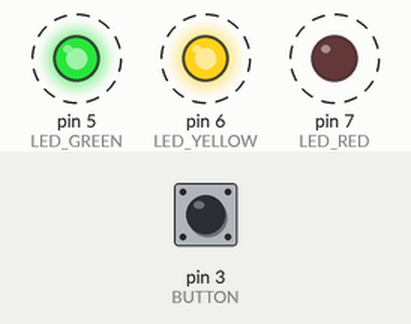
Bench run of a sketch on a simulated Arduino Uno, built with avr-gcc and run on an emulated ATmega328P. On the bench: output pins drawn as LEDs (lit = HIGH). Dashed ring = blinking. The inputs (shaded band) are chosen by the test bench; at power-on: pin 3 (BUTTON) HIGH. Random numbers use the default seed unless the sketch sets one.

Above: at 3.5 s.
4.1 s: pin 3 (BUTTON) pulled LOW for 1.9 s
At 5.1 s:
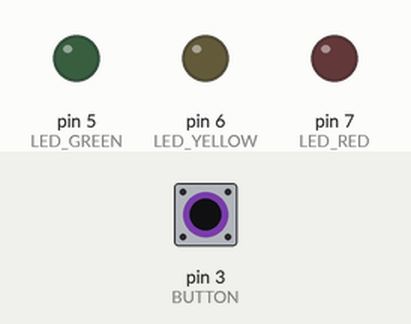
7.8 s: pin 3 (BUTTON) pulled LOW for 1.9 s
At 9.1 s:
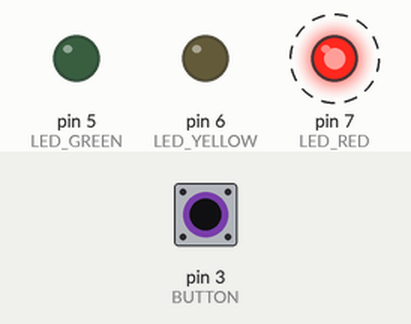
11.9 s: pin 3 (BUTTON) pulled LOW for 1.9 s
At 12.5 s:
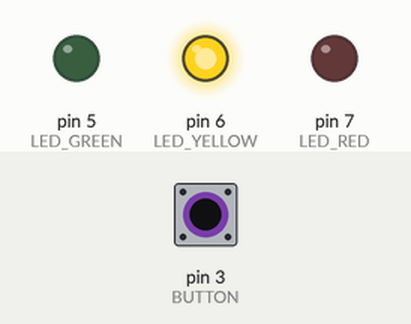
19.0 s: pin 3 (BUTTON) pulled LOW for 3.2 s
Timing chart, 0 to 24.7 s (numbered marks = the images above; inputs shaded):
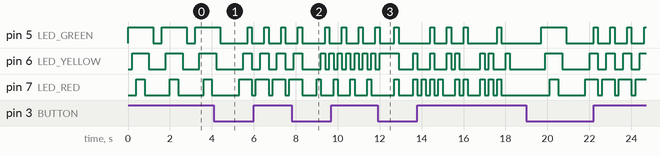

The sketch:

blinking_leds.ino
```cpp
#define BUTTON 3
#define LED_RED 7
#define LED_GREEN 5
#define LED_YELLOW 6
#define DELAY 200


int currentMode = 4;
int totalModes = 5;


void setup() {
    pinMode(BUTTON, INPUT_PULLUP);
    pinMode(LED_GREEN, OUTPUT);
    pinMode(LED_YELLOW, OUTPUT);
    pinMode(LED_RED, OUTPUT);
}


void nextMode() {
   currentMode = ((currentMode + 1 ) % totalModes );
   delay(500);
}

void walk() {
     int wait=200;
     ryg( HIGH, LOW, LOW);
     delay(wait);
     ryg( LOW, HIGH, LOW);
     delay(wait);
     ryg( LOW, LOW, HIGH);
     delay(wait);
     ryg( LOW, HIGH, LOW);
     delay(wait);

}

void progressive() {
     int wait=200;
     ryg( HIGH, LOW, LOW);
     delay(wait);
     ryg( HIGH, HIGH, LOW);
     delay(wait);
     ryg( HIGH, HIGH, HIGH);
     delay(wait);
     ryg( LOW, LOW, LOW);
     delay(wait);
}

void upAndDown() {
     int wait=200;
     ryg( LOW, LOW, HIGH);
     delay(wait);
     ryg( LOW, HIGH, HIGH);
     delay(wait);
     ryg( HIGH, HIGH, HIGH);
     delay(wait*2);
     ryg( LOW, HIGH, HIGH);
     delay(wait);
      ryg( LOW, LOW, HIGH);
     delay(wait);
     ryg( LOW, LOW, LOW);
     delay(wait*2);
}


void blinkAll() {
     int wait=200;
     ryg( HIGH, HIGH, HIGH);
     delay(wait);
     ryg( LOW, LOW, LOW);
     delay(wait);
}

void blinkRandom() {
     int wait=200;
     ryg( randomStatus(), randomStatus(), randomStatus());
     delay(wait);
     ryg( LOW, LOW, LOW);
     delay(wait);
}

int randomStatus() {
     if (random(1,10) > 5) {
       return HIGH;
     } else {
       return LOW;
     }
}


void ryg( int red, int yellow, int green) {
     digitalWrite(LED_GREEN, green);
     digitalWrite(LED_RED, red );
     digitalWrite(LED_YELLOW, yellow);
}


void runCurrentMode() {
  switch(currentMode) {
    case 0 : progressive(); break;
    case 1 : walk(); break;
    case 2 : blinkAll(); break;
    case 3 : blinkRandom(); break;
    case 4 : upAndDown(); break;

  }
}

void loop() {
   if (digitalRead(BUTTON) == LOW) {
     nextMode();
   }
   runCurrentMode();
}
```
